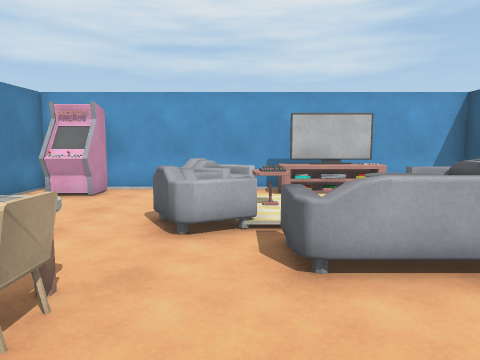
[1] (above)

13 first-person views from a walk through a scene from a Unity 3-D project. The camera is 1.5 m above the floor, tilts 6° down and sees 70° across. The floor is counted in squares, 1 m on a side. Each view is taken from the middle of a square. On the plan, view 1 faces up. The plan holds only what a view shows up to about 16 squares ahead; the rest is blank. The place goes on beyond the plan. The player is left out. Surface patterns are stand-ins for the level's own textures.

[2]
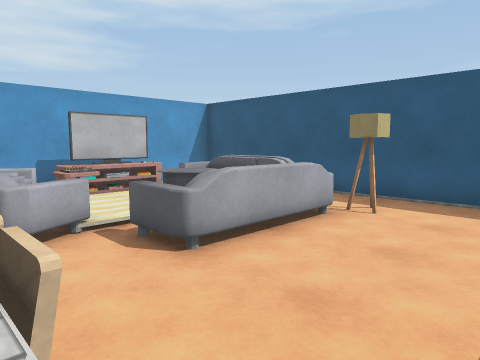

[3]
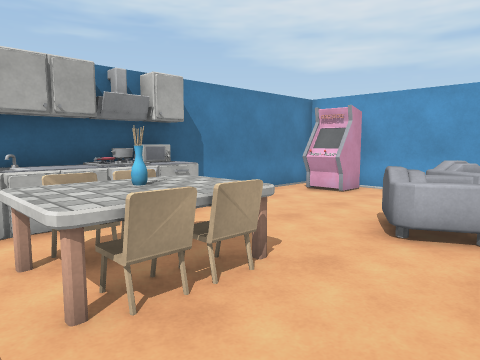

[4]
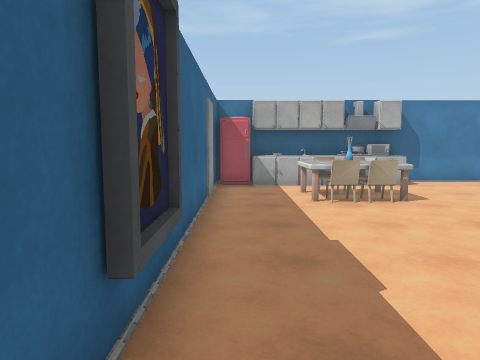

[5]
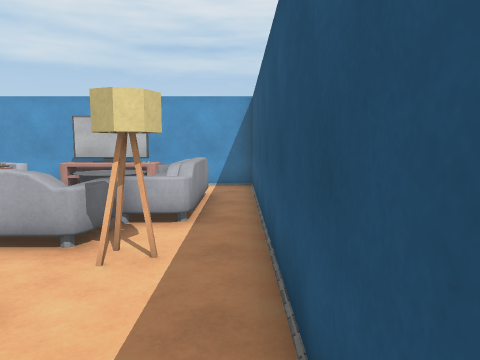

[6]
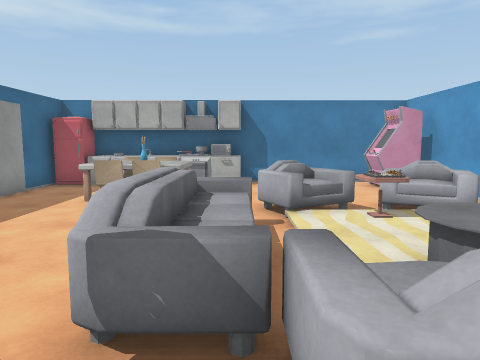

[7]
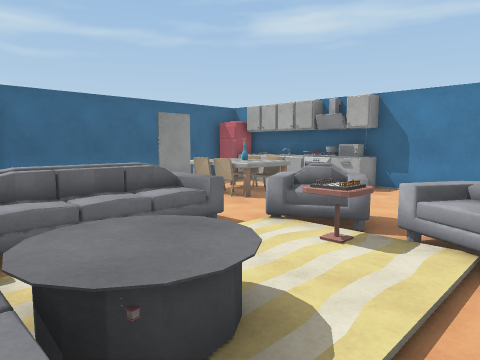

[8]
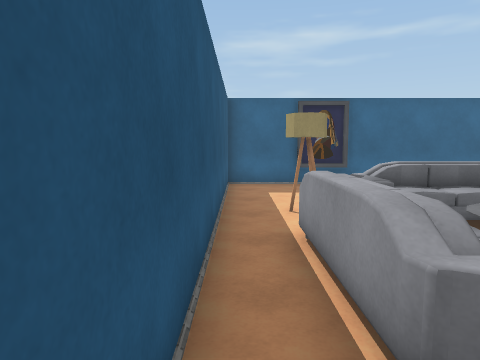

[9]
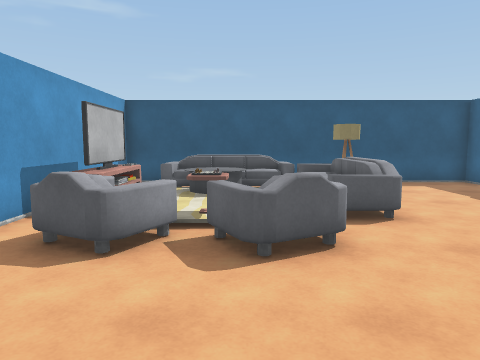

[10]
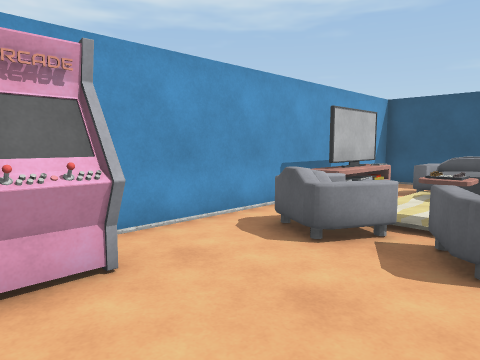

[11]
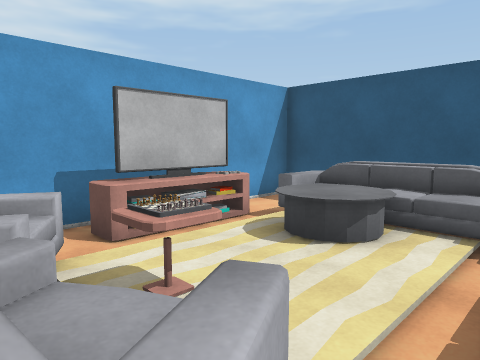

[12]
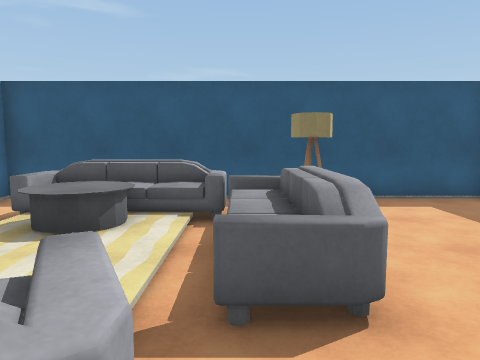

[13]
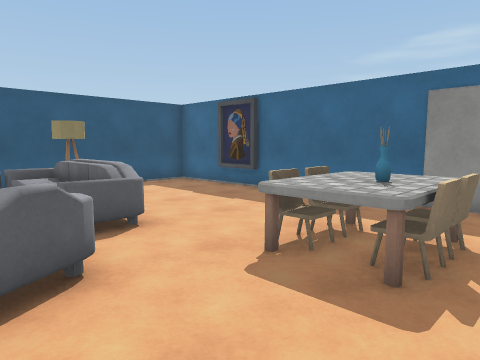

### Floor plan
Points are (right, up) in squares from view 1. A wall is a line through its corners. A room is listed if a view was taken in it or the views show most of it. See-through windows are left out.
Room 1 (views 1, 2, 3, 4, 5, 6, 7, 8, 9, 10, 11, 12, 13)
walls: (-5.4, 3.6) (-5.4, -0.5); (-5.5, 3.5) (-5.5, 2.8) (-6.5, 2.8); (-4.2, 9.6) (-5.5, 9.6); (-4.1, 9.8) (-5.5, 9.8); (-4.3, 9.6) (-4.3, 9.7) (-5.5, 9.5); (-4.4, 9.5) (-4.4, 9.7); (-4.3, 9.8) (-5, 9.5) (-5.5, 9.7); (-4.4, 10) (-5.4, 10) (-5.5, 9.6); (-6.6, 5) (-5.4, 5) (-5.4, 4.4); (-4.2, 11) (-4.2, 9.4) (-4.5, 10); (-5.4, 10) (-5.5, 9.6); (-6.1, -1.9) (7.5, -1.9) (7.5, 11.4) (-5.2, 11.4); (-6.5, 11.5) (-6.5, -2)
objects: other object (-6, -1) to (-5, -1); other object (-4, 1) to (-4, 3); other object (-3, 1); other object (-3, 2); other object (-3, 3); other object (-2, 1) to (-2, 3); other object (-2, 6) to (0, 7); other object (-1, 8) to (0, 10); other object (1, 4) to (5, 5); other object (1, 6) to (4, 9); other object (1, 10) to (4, 11); other object (3, 7) to (5, 9); other object (5, 3) to (6, 4); other object (5, 5) to (6, 9)

Positions as (right, up) in squares from view 1, and headings:
1: (0, 0), facing up
2: (-2, 0), facing up-right
3: (1, 0), facing up-left
4: (7, -1), facing left
5: (7, -1), facing up
6: (7, 5), facing left
7: (5, 10), facing down-left
8: (7, 11), facing down
9: (-6, 7), facing right
10: (-6, 6), facing up-right
11: (-1, 5), facing up-right
12: (-2, 5), facing right
13: (-5, 7), facing down-right
